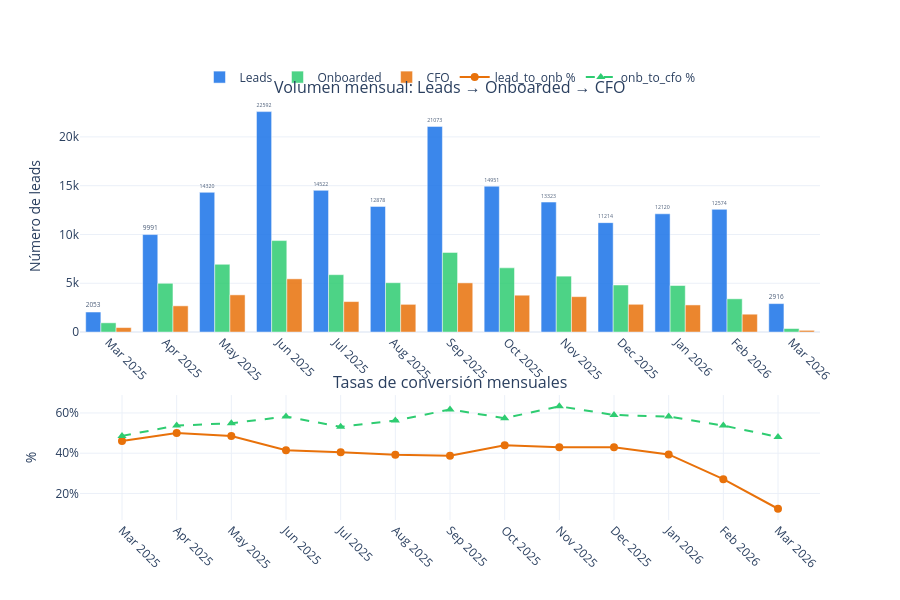

Notebook code for this chart:
### Markdown cell above
## 1. Overview del funnel: volúmenes y conversiones

Vista general mensual de leads, onboarded y CFO con sus tasas de conversión.

### Code cell
from plotly.subplots import make_subplots
import plotly.graph_objects as go

monthly = monthly.drop('Total', errors='ignore')
monthly.index = pd.to_datetime(monthly.index)
labels = monthly.index.strftime('%b %Y')

fig = make_subplots(
    rows=2, cols=1,
    row_heights=[0.65, 0.35],
    subplot_titles=['Volumen mensual: Leads → Onboarded → CFO', 'Tasas de conversión mensuales'],
    vertical_spacing=0.15
)

# Chart 1: Volúmenes (barras agrupadas)
fig.add_trace(go.Bar(
    x=labels, y=monthly['leads'], name='Leads',
    marker_color=COLORS['primary'], opacity=0.85,
    text=monthly['leads'].astype(int), textposition='outside', textfont_size=8
), row=1, col=1)

fig.add_trace(go.Bar(
    x=labels, y=monthly['onboarded'], name='Onboarded',
    marker_color=COLORS['success'], opacity=0.85
), row=1, col=1)

fig.add_trace(go.Bar(
    x=labels, y=monthly['cfo'], name='CFO',
    marker_color=COLORS['secondary'], opacity=0.85
), row=1, col=1)

# Chart 2: Tasas de conversión (líneas)
fig.add_trace(go.Scatter(
    x=labels, y=monthly['lead_to_onb'], name='lead_to_onb %',
    mode='lines+markers', marker=dict(symbol='circle', size=8),
    line=dict(color=COLORS['secondary'], width=2)
), row=2, col=1)

fig.add_trace(go.Scatter(
    x=labels, y=monthly['onb_to_cfo'], name='onb_to_cfo %',
    mode='lines+markers', marker=dict(symbol='triangle-up', size=8),
    line=dict(color=COLORS['success'], width=2, dash='dash')
), row=2, col=1)

# Layout
fig.update_layout(
    barmode='group',
    height=600, width=900,
    template='plotly_white',
    legend=dict(orientation='h', yanchor='bottom', y=1.02, xanchor='center', x=0.5)
)

fig.update_yaxes(title_text='Número de leads', row=1, col=1)
fig.update_yaxes(title_text='%', ticksuffix='%', row=2, col=1)
fig.update_xaxes(tickangle=45, row=1, col=1)
fig.update_xaxes(tickangle=45, row=2, col=1)

fig.show()

### Figure 1 — Plotly figure (JSON) as saved in the notebook; plotly's stock layout.template omitted (floating-point values rounded to 4 significant figures)
{"data": [{"marker": {"color": "#1a73e8"}, "name": "Leads", "opacity": 0.85, "text": [2053.0, 9991.0, 14320.0, 22590.0, 14520.0, 12880.0, 21070.0, 14950.0, 13320.0, 11210.0, 12120.0, 12570.0, 2916.0], "textfont": {"size": 8}, "textposition": "outside", "type": "bar", "x": ["Mar 2025", "Apr 2025", "May 2025", "Jun 2025", "Jul 2025", "Aug 2025", "Sep 2025", "Oct 2025", "Nov 2025", "Dec 2025", "Jan 2026", "Feb 2026", "Mar 2026"], "xaxis": "x", "y": [2053, 9991, 14320, 22592, 14522, 12878, 21073, 14951, 13323, 11214, 12120, 12574, 2916], "yaxis": "y"}, {"marker": {"color": "#2ecc71"}, "name": "Onboarded", "opacity": 0.85, "type": "bar", "x": ["Mar 2025", "Apr 2025", "May 2025", "Jun 2025", "Jul 2025", "Aug 2025", "Sep 2025", "Oct 2025", "Nov 2025", "Dec 2025", "Jan 2026", "Feb 2026", "Mar 2026"], "xaxis": "x", "y": [947, 4997, 6942, 9373, 5879, 5054, 8161, 6581, 5730, 4822, 4770, 3407, 362], "yaxis": "y"}, {"marker": {"color": "#e8710a"}, "name": "CFO", "opacity": 0.85, "type": "bar", "x": ["Mar 2025", "Apr 2025", "May 2025", "Jun 2025", "Jul 2025", "Aug 2025", "Sep 2025", "Oct 2025", "Nov 2025", "Dec 2025", "Jan 2026", "Feb 2026", "Mar 2026"], "xaxis": "x", "y": [460, 2685, 3811, 5453, 3124, 2839, 5039, 3775, 3628, 2845, 2778, 1829, 174], "yaxis": "y"}, {"line": {"color": "#e8710a", "width": 2}, "marker": {"size": 8, "symbol": "circle"}, "mode": "lines+markers", "name": "lead_to_onb %", "type": "scatter", "x": ["Mar 2025", "Apr 2025", "May 2025", "Jun 2025", "Jul 2025", "Aug 2025", "Sep 2025", "Oct 2025", "Nov 2025", "Dec 2025", "Jan 2026", "Feb 2026", "Mar 2026"], "xaxis": "x2", "y": [46.1, 50.0, 48.5, 41.5, 40.5, 39.2, 38.7, 44.0, 43.0, 43.0, 39.4, 27.1, 12.4], "yaxis": "y2"}, {"line": {"color": "#2ecc71", "dash": "dash", "width": 2}, "marker": {"size": 8, "symbol": "triangle-up"}, "mode": "lines+markers", "name": "onb_to_cfo %", "type": "scatter", "x": ["Mar 2025", "Apr 2025", "May 2025", "Jun 2025", "Jul 2025", "Aug 2025", "Sep 2025", "Oct 2025", "Nov 2025", "Dec 2025", "Jan 2026", "Feb 2026", "Mar 2026"], "xaxis": "x2", "y": [48.6, 53.7, 54.9, 58.2, 53.1, 56.2, 61.7, 57.4, 63.3, 59.0, 58.2, 53.7, 48.1], "yaxis": "y2"}], "layout": {"annotations": [{"font": {"size": 16}, "showarrow": false, "text": "Volumen mensual: Leads → Onboarded → CFO", "x": 0.5, "xanchor": "center", "xref": "paper", "y": 1, "yanchor": "bottom", "yref": "paper"}, {"font": {"size": 16}, "showarrow": false, "text": "Tasas de conversión mensuales", "x": 0.5, "xanchor": "center", "xref": "paper", "y": 0.2975, "yanchor": "bottom", "yref": "paper"}], "barmode": "group", "height": 600, "legend": {"orientation": "h", "x": 0.5, "xanchor": "center", "y": 1.02, "yanchor": "bottom"}, "width": 900, "xaxis": {"anchor": "y", "domain": [0, 1], "tickangle": 45}, "xaxis2": {"anchor": "y2", "domain": [0, 1], "tickangle": 45}, "yaxis": {"anchor": "x", "domain": [0.4475, 1], "title": {"text": "Número de leads"}}, "yaxis2": {"anchor": "x2", "domain": [0, 0.2975], "ticksuffix": "%", "title": {"text": "%"}}}}
